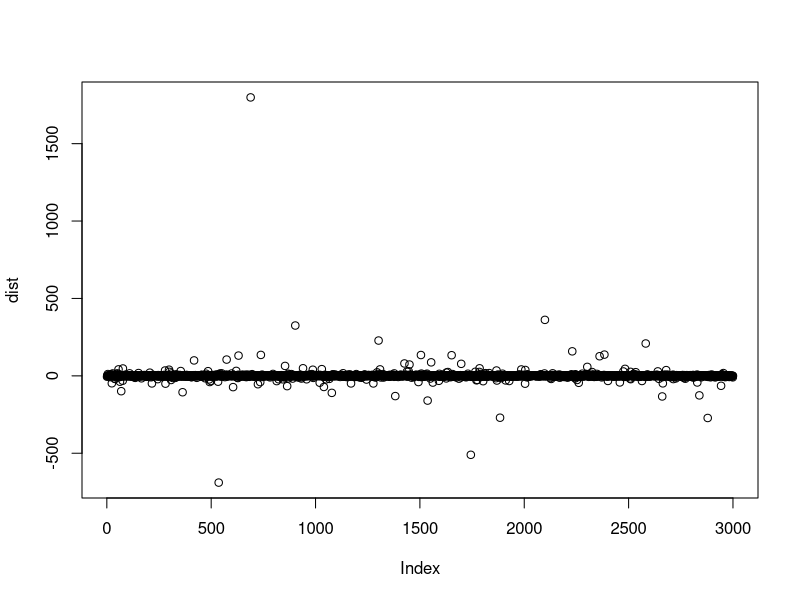

Generate this figure with R:
1 - pt(1:5, df=1)
1:5
qt(.975, df=c(1:10, 20, 50, 100, 1000))
qt(.9, df=5)

rt(5,1)
dist <- rt(3000, 1)
plot(dist)
min(dist)
mean(dist)
sd(dist)
